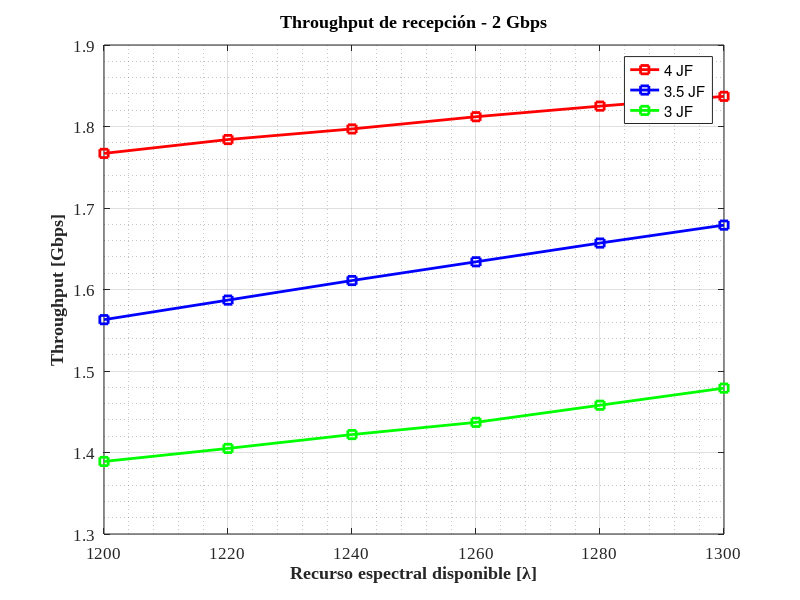
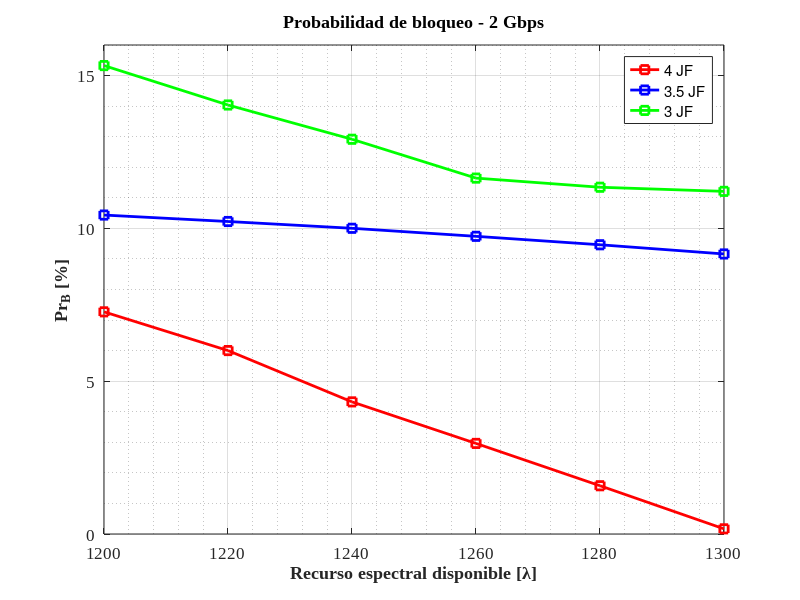
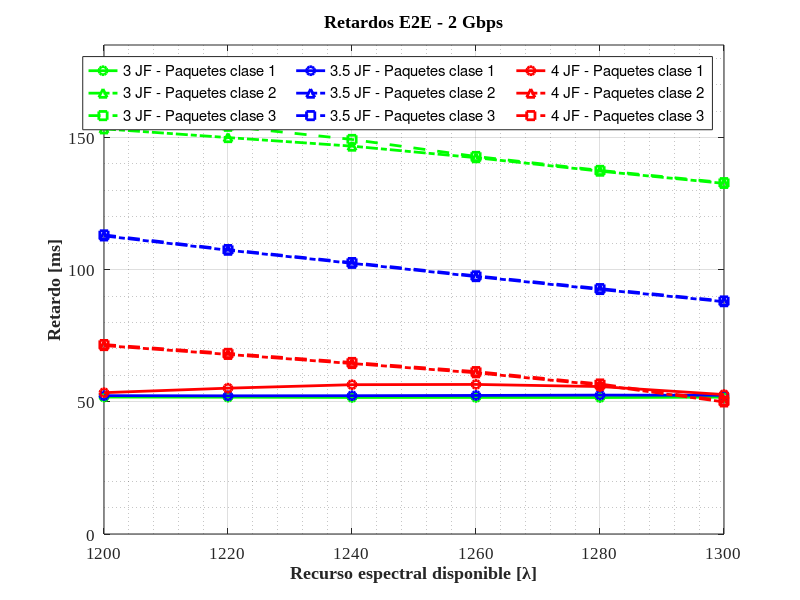

MATLAB code to generate these figures, in order:
clear; clc; close all;

% ==============================
% ESCENARIO DE RECURSOS LIMITADOS - 2 Gbps
% ==============================

RecursoEspectral = [1200, 1220, 1240, 1260, 1280, 1300]; % Valores de Jumbo Frames considerados

%% Gráfica Throughput

% Throughput

% 3 JF
throughput_in_1  = [1.389, 1.405, 1.422, 1.437, 1.458, 1.479];
% 3.5 JF
throughput_in_2  = [1.563, 1.587, 1.611, 1.634, 1.657, 1.679];
% 4 JF
throughput_in_3  = [1.767, 1.784, 1.797, 1.812, 1.825, 1.837];

figure(1);
% Trazar las curvas con diferentes estilos
plot(RecursoEspectral, throughput_in_3, '-rs', 'LineWidth', 2, 'DisplayName', '4 JF');
hold on;
plot(RecursoEspectral, throughput_in_2, '-bs', 'LineWidth', 2, 'DisplayName', '3.5 JF');
plot(RecursoEspectral, throughput_in_1, '-gs', 'LineWidth', 2, 'DisplayName', '3 JF');
hold off;

% Etiquetas
title('Throughput de recepción - 2 Gbps', 'FontSize', 14, 'FontWeight', 'bold');
xlabel('Recurso espectral disponible [\lambda]', 'FontSize', 12, 'FontWeight', 'bold');
ylabel('Throughput [Gbps]', 'FontSize', 12, 'FontWeight', 'bold');

% Leyenda
legend('Location', 'best', 'FontSize', 10);

% Rejilla en el fondo
grid on;              
grid minor;           % Habilita líneas de cuadrícula menores

% Límites de los ejes
%xlim([1190 1310]);        % Rango del eje X
%ylim([1.8 2.6]);    % Rango del eje Y

% Cambiar la fuente y el tamaño en los ejes
set(gca, 'FontName', 'Times New Roman', 'FontSize', 12);

%% Probabilidad de bloqueo

% Probabilidades de bloqueo

% 3 JF
solicitudesBloqueadas_1 = [15.327, 14.037, 12.916, 11.645, 11.346, 11.211];
% 3.5 JF
solicitudesBloqueadas_2 = [10.436, 10.225, 10.003, 9.740, 9.464, 9.163];
% 4 JF
solicitudesBloqueadas_3 = [7.269, 6.002, 4.323, 2.964, 1.579, 0.169];

figure(2);
% Trazar las curvas con diferentes estilos
plot(RecursoEspectral, solicitudesBloqueadas_3, '-rs', 'LineWidth', 2, 'DisplayName', '4 JF');
hold on;
plot(RecursoEspectral, solicitudesBloqueadas_2, '-bs', 'LineWidth', 2, 'DisplayName', '3.5 JF');
plot(RecursoEspectral, solicitudesBloqueadas_1, '-gs', 'LineWidth', 2, 'DisplayName', '3 JF');
hold off;

% Etiquetas
title('Probabilidad de bloqueo - 2 Gbps', 'FontSize', 14, 'FontWeight', 'bold');
xlabel('Recurso espectral disponible [\lambda]', 'FontSize', 12, 'FontWeight', 'bold');
ylabel('Pr_B [%]', 'FontSize', 12, 'FontWeight', 'bold');

% Leyenda
legend('Location', 'best', 'FontSize', 10);

% Rejilla en el fondo
grid on;              
grid minor;           % Habilita líneas de cuadrícula menores

% Límites de los ejes
%xlim([0 4]);        % Rango del eje X
ylim([0 16]);    % Rango del eje Y

% Cambiar la fuente y el tamaño en los ejes
set(gca, 'FontName', 'Times New Roman', 'FontSize', 12);

%% Gráfica retardos E2E

% Delay E2E

% 2.5 Gbps
% 3 JF
t_delayE2E_C1_1 = [51.807, 51.758, 51.654, 51.672, 51.632, 51.773];
t_delayE2E_C2_1 = [153.276, 149.975, 146.740, 142.364, 137.266, 132.640];
t_delayE2E_C3_1 = [159.689, 154.244, 149.268, 142.828, 137.558, 132.929];
% 3.5 JF
t_delayE2E_C1_2 = [52.335, 52.276, 52.319, 52.423, 52.548, 52.489];
t_delayE2E_C2_2 = [112.773, 107.365, 102.404, 97.377, 92.506, 87.890];
t_delayE2E_C3_2 = [113.158, 107.610, 102.691, 97.665, 92.838, 88.166];
% 4 JF
t_delayE2E_C1_3 = [53.469, 55.172, 56.485, 56.583, 55.782, 52.760];
t_delayE2E_C2_3 = [71.289, 67.944, 64.496, 60.987, 56.379, 49.970];
t_delayE2E_C3_3 = [71.674, 68.333, 64.892, 61.436, 56.749, 50.337];

figure(3);

% 4 JF (Círculo)
plot(RecursoEspectral, t_delayE2E_C1_1, '-go', 'LineWidth', 2, 'DisplayName', '');
hold on;
plot(RecursoEspectral, t_delayE2E_C2_1, '-.g^', 'LineWidth', 2, 'DisplayName', '');
plot(RecursoEspectral, t_delayE2E_C3_1, '--gs', 'LineWidth', 2, 'DisplayName', '');

% 4.5 JF (Triángulo)
plot(RecursoEspectral, t_delayE2E_C1_2, '-bo', 'LineWidth', 2);
plot(RecursoEspectral, t_delayE2E_C2_2, '-.b^', 'LineWidth', 2);
plot(RecursoEspectral, t_delayE2E_C3_2, '--bs', 'LineWidth', 2);

% 5 JF (Cuadrado)
plot(RecursoEspectral, t_delayE2E_C1_3, '-ro', 'LineWidth', 2);
plot(RecursoEspectral, t_delayE2E_C2_3, '-.r^', 'LineWidth', 2);
plot(RecursoEspectral, t_delayE2E_C3_3, '--rs', 'LineWidth', 2);

% Etiquetas
title('Retardos E2E - 2 Gbps', 'FontSize', 14, 'FontWeight', 'bold');
xlabel('Recurso espectral disponible [\lambda]', 'FontSize', 12, 'FontWeight', 'bold');
ylabel('Retardo [ms]', 'FontSize', 12, 'FontWeight', 'bold');

% Leyenda
legend({'3 JF - Paquetes clase 1', '3 JF - Paquetes clase 2', '3 JF - Paquetes clase 3', ...
        '3.5 JF - Paquetes clase 1', '3.5 JF - Paquetes clase 2', '3.5 JF - Paquetes clase 3', ...
        '4 JF - Paquetes clase 1', '4 JF - Paquetes clase 2', '4 JF - Paquetes clase 3'}, ...
       'NumColumns', 3, 'Location', 'best', 'FontSize', 10);

% Rejilla en el fondo
grid on;              
grid minor;           % Habilita líneas de cuadrícula menores

% Límites de los ejes
%xlim([0 4]);        % Rango del eje X
ylim([0 185]);    % Rango del eje Y

% Cambiar la fuente y el tamaño en los ejes
set(gca, 'FontName', 'Times New Roman', 'FontSize', 12);